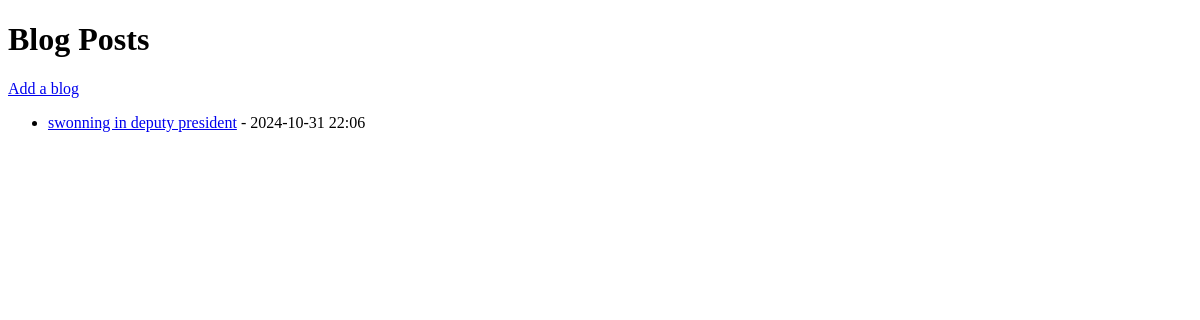
Before: / with the older database file.
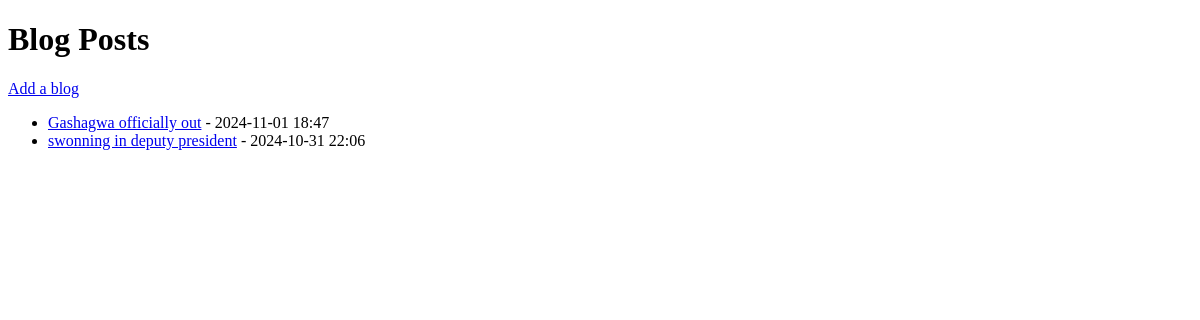
After: the same page with the newer database file.
### blog/models.py (models this page shows, shortened)
class Post(models.Model):
    title = models.CharField(max_length=200)
    content = models.TextField()
    author = models.ForeignKey(User, on_delete=models.CASCADE)
    created_at = models.DateTimeField(auto_now_add=True)

### blog/views.py (the view)
# urls.py: path('', views.post_list, name='post_list'),
def post_list(request):
    posts = Post.objects.all().order_by('-created_at')  # Fetch posts
    return render(request, 'blog/post_list.html', {'posts': posts})  # Pass posts to template

### blog/templates/blog/post_list.html (shortened to what this page needs)
<!DOCTYPE html>
<html lang="en">
<head>
</head>
<body>
    <h1>Blog Posts</h1>
    <a href="{% url 'add_post' %}">Add a blog</a>
    <ul>
        {% for post in posts %}
            <li>
                <a href="{% url 'post_detail' post.pk %}">{{ post.title }}</a> - {{ post.created_at|date:"Y-m-d H:i" }}
            </li>
        {% empty %}
            <li>No posts available.</li>
        {% endfor %}
    </ul>
</body>
</html>

Changed rows visible on the page:
added Post: title "Gashagwa officially out", created_at "2024-11-01 18:47"
